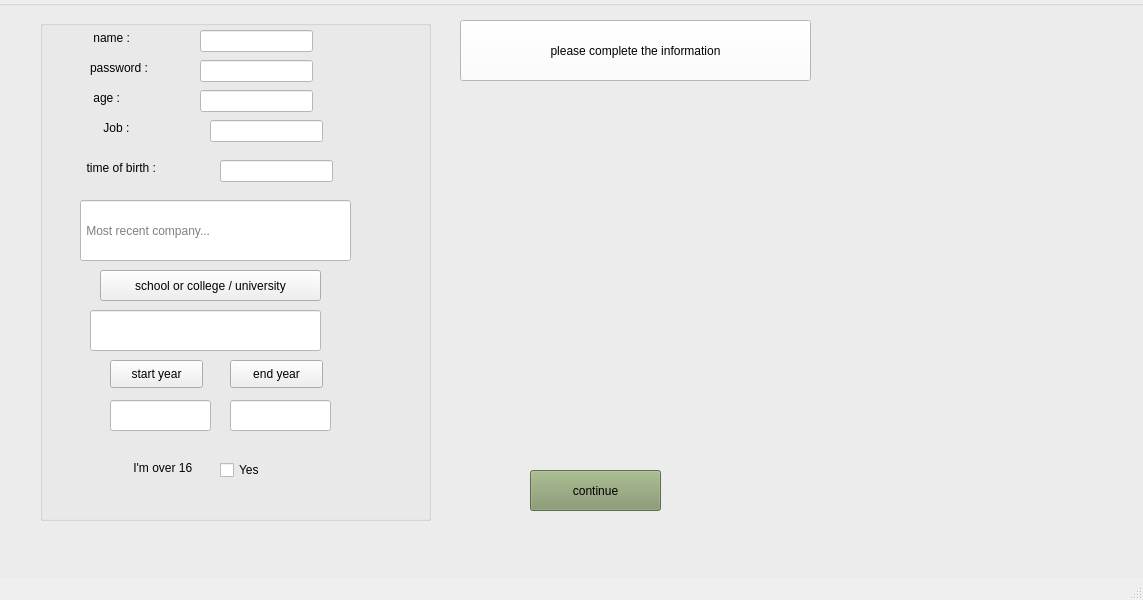
<?xml version="1.0" encoding="UTF-8"?>
<ui version="4.0">
 <class>forthpage</class>
 <widget class="QMainWindow" name="forthpage">
  <property name="geometry">
   <rect>
    <x>0</x>
    <y>0</y>
    <width>1143</width>
    <height>600</height>
   </rect>
  </property>
  <property name="windowTitle">
   <string>MainWindow</string>
  </property>
  <property name="styleSheet">
   <string notr="true"/>
  </property>
  <widget class="QWidget" name="centralwidget">
   <widget class="QGroupBox" name="groupBox">
    <property name="geometry">
     <rect>
      <x>-10</x>
      <y>0</y>
      <width>1211</width>
      <height>591</height>
     </rect>
    </property>
    <property name="styleSheet">
     <string notr="true">background-image: url(:/new/prefix1/photo6.jpg);</string>
    </property>
    <property name="title">
     <string/>
    </property>
    <widget class="QPushButton" name="pushButton_4">
     <property name="geometry">
      <rect>
       <x>470</x>
       <y>20</y>
       <width>351</width>
       <height>61</height>
      </rect>
     </property>
     <property name="styleSheet">
      <string notr="true">font: 10pt &quot;OCR A Extended&quot;;
background-color: rgb(255, 255, 255);</string>
     </property>
     <property name="text">
      <string>please complete the information</string>
     </property>
    </widget>
    <widget class="QGroupBox" name="groupBox_2">
     <property name="geometry">
      <rect>
       <x>50</x>
       <y>20</y>
       <width>391</width>
       <height>501</height>
      </rect>
     </property>
     <property name="title">
      <string/>
     </property>
     <widget class="QLabel" name="age">
      <property name="geometry">
       <rect>
        <x>50</x>
        <y>70</y>
        <width>55</width>
        <height>16</height>
       </rect>
      </property>
      <property name="styleSheet">
       <string notr="true">font: 10pt &quot;2  Arabic Style&quot;;
</string>
      </property>
      <property name="text">
       <string> age :</string>
      </property>
     </widget>
     <widget class="QLineEdit" name="lineEdit_3">
      <property name="geometry">
       <rect>
        <x>180</x>
        <y>140</y>
        <width>113</width>
        <height>22</height>
       </rect>
      </property>
      <property name="styleSheet">
       <string notr="true">background-color: rgb(255, 255, 255);</string>
      </property>
     </widget>
     <widget class="QLabel" name="job">
      <property name="geometry">
       <rect>
        <x>60</x>
        <y>100</y>
        <width>61</width>
        <height>16</height>
       </rect>
      </property>
      <property name="styleSheet">
       <string notr="true">font: 10pt &quot;2  Arabic Style&quot;;
</string>
      </property>
      <property name="text">
       <string> Job :</string>
      </property>
     </widget>
     <widget class="QLineEdit" name="lineEdit">
      <property name="geometry">
       <rect>
        <x>160</x>
        <y>70</y>
        <width>113</width>
        <height>22</height>
       </rect>
      </property>
      <property name="styleSheet">
       <string notr="true">background-color: rgb(255, 255, 255);</string>
      </property>
     </widget>
     <widget class="QLabel" name="label">
      <property name="geometry">
       <rect>
        <x>40</x>
        <y>140</y>
        <width>111</width>
        <height>16</height>
       </rect>
      </property>
      <property name="styleSheet">
       <string notr="true">font: 10pt &quot;2  Arabic Style&quot;;
</string>
      </property>
      <property name="text">
       <string>  time of birth :</string>
      </property>
     </widget>
     <widget class="QLineEdit" name="lineEdit_2">
      <property name="geometry">
       <rect>
        <x>170</x>
        <y>100</y>
        <width>113</width>
        <height>22</height>
       </rect>
      </property>
      <property name="styleSheet">
       <string notr="true">background-color: rgb(255, 255, 255);</string>
      </property>
     </widget>
     <widget class="QPushButton" name="pushButton">
      <property name="geometry">
       <rect>
        <x>60</x>
        <y>250</y>
        <width>221</width>
        <height>31</height>
       </rect>
      </property>
      <property name="styleSheet">
       <string notr="true">font: 9pt &quot;2  Aseman&quot;;</string>
      </property>
      <property name="text">
       <string>school or college / university</string>
      </property>
     </widget>
     <widget class="QPushButton" name="pushButton_3">
      <property name="geometry">
       <rect>
        <x>190</x>
        <y>340</y>
        <width>93</width>
        <height>28</height>
       </rect>
      </property>
      <property name="text">
       <string>end year</string>
      </property>
     </widget>
     <widget class="QPushButton" name="pushButton_2">
      <property name="geometry">
       <rect>
        <x>70</x>
        <y>340</y>
        <width>93</width>
        <height>28</height>
       </rect>
      </property>
      <property name="text">
       <string>start year</string>
      </property>
     </widget>
     <widget class="QLineEdit" name="lineEdit_4">
      <property name="geometry">
       <rect>
        <x>40</x>
        <y>180</y>
        <width>271</width>
        <height>61</height>
       </rect>
      </property>
      <property name="styleSheet">
       <string notr="true">background-color: rgb(255, 255, 255);</string>
      </property>
      <property name="placeholderText">
       <string> Most recent company... </string>
      </property>
     </widget>
     <widget class="QLineEdit" name="lineEdit_5">
      <property name="geometry">
       <rect>
        <x>50</x>
        <y>290</y>
        <width>231</width>
        <height>41</height>
       </rect>
      </property>
      <property name="styleSheet">
       <string notr="true">background-color: rgb(255, 255, 255);</string>
      </property>
     </widget>
     <widget class="QLabel" name="label_2">
      <property name="geometry">
       <rect>
        <x>90</x>
        <y>440</y>
        <width>91</width>
        <height>16</height>
       </rect>
      </property>
      <property name="text">
       <string> I'm over 16 </string>
      </property>
     </widget>
     <widget class="QCheckBox" name="checkBox">
      <property name="geometry">
       <rect>
        <x>180</x>
        <y>440</y>
        <width>81</width>
        <height>20</height>
       </rect>
      </property>
      <property name="text">
       <string>Yes</string>
      </property>
     </widget>
     <widget class="QLineEdit" name="lineEdit_7">
      <property name="geometry">
       <rect>
        <x>190</x>
        <y>380</y>
        <width>101</width>
        <height>31</height>
       </rect>
      </property>
      <property name="styleSheet">
       <string notr="true">background-color: rgb(255, 255, 255);</string>
      </property>
     </widget>
     <widget class="QLineEdit" name="lineEdit_6">
      <property name="geometry">
       <rect>
        <x>70</x>
        <y>380</y>
        <width>101</width>
        <height>31</height>
       </rect>
      </property>
      <property name="styleSheet">
       <string notr="true">background-color: rgb(255, 255, 255);</string>
      </property>
      <property name="placeholderText">
       <string/>
      </property>
     </widget>
     <widget class="QLabel" name="label_3">
      <property name="geometry">
       <rect>
        <x>50</x>
        <y>10</y>
        <width>55</width>
        <height>16</height>
       </rect>
      </property>
      <property name="styleSheet">
       <string notr="true">font: 10pt &quot;MS Shell Dlg 2&quot;;</string>
      </property>
      <property name="text">
       <string> name :</string>
      </property>
     </widget>
     <widget class="QLabel" name="label_4">
      <property name="geometry">
       <rect>
        <x>50</x>
        <y>40</y>
        <width>91</width>
        <height>16</height>
       </rect>
      </property>
      <property name="styleSheet">
       <string notr="true">font: 10pt &quot;MS Shell Dlg 2&quot;;</string>
      </property>
      <property name="text">
       <string>password :</string>
      </property>
     </widget>
     <widget class="QLineEdit" name="lineEdit_8">
      <property name="geometry">
       <rect>
        <x>160</x>
        <y>10</y>
        <width>113</width>
        <height>22</height>
       </rect>
      </property>
      <property name="styleSheet">
       <string notr="true">background-color: rgb(255, 255, 255);</string>
      </property>
     </widget>
     <widget class="QLineEdit" name="lineEdit_9">
      <property name="geometry">
       <rect>
        <x>160</x>
        <y>40</y>
        <width>113</width>
        <height>22</height>
       </rect>
      </property>
      <property name="styleSheet">
       <string notr="true">background-color: rgb(255, 255, 255);</string>
      </property>
     </widget>
    </widget>
    <widget class="QPushButton" name="pushButton_5">
     <property name="geometry">
      <rect>
       <x>540</x>
       <y>470</y>
       <width>131</width>
       <height>41</height>
      </rect>
     </property>
     <property name="styleSheet">
      <string notr="true">font: 11pt &quot;MS Shell Dlg 2&quot;;
background-color: rgb(130, 150, 105);</string>
     </property>
     <property name="text">
      <string>continue</string>
     </property>
    </widget>
   </widget>
  </widget>
  <widget class="QMenuBar" name="menubar">
   <property name="geometry">
    <rect>
     <x>0</x>
     <y>0</y>
     <width>1143</width>
     <height>26</height>
    </rect>
   </property>
  </widget>
  <widget class="QStatusBar" name="statusbar"/>
 </widget>
 <resources/>
 <connections/>
</ui>
